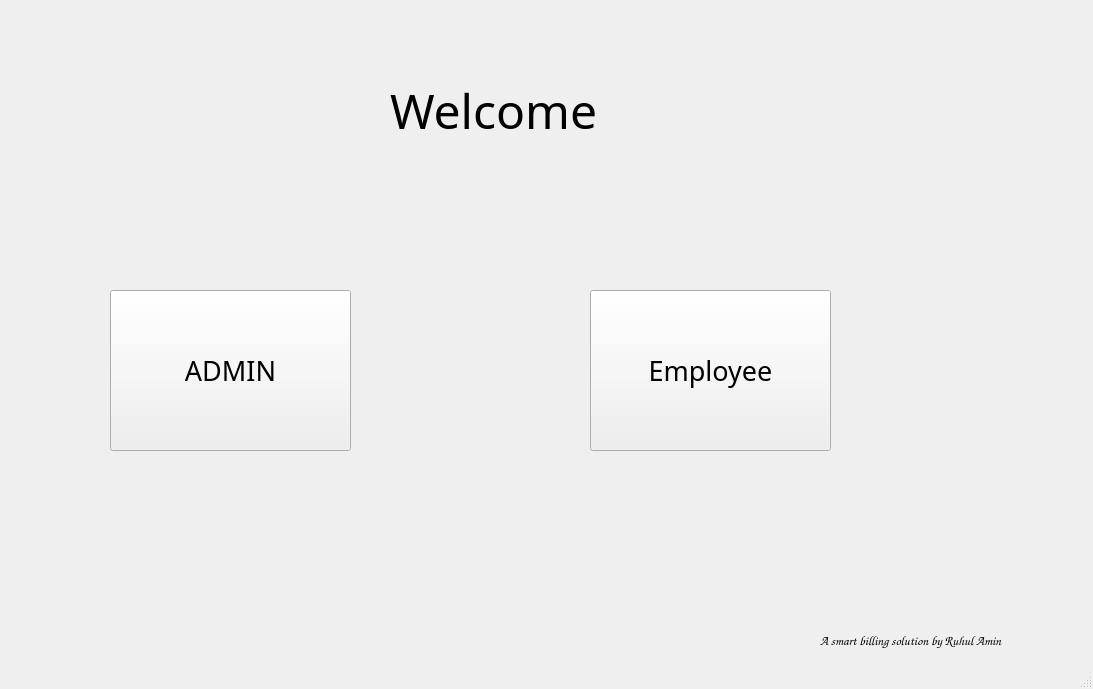
<?xml version="1.0" encoding="UTF-8"?>
<ui version="4.0">
 <class>MainWindow</class>
 <widget class="QMainWindow" name="MainWindow">
  <property name="geometry">
   <rect>
    <x>0</x>
    <y>0</y>
    <width>1093</width>
    <height>689</height>
   </rect>
  </property>
  <property name="mouseTracking">
   <bool>false</bool>
  </property>
  <property name="windowTitle">
   <string>MainWindow</string>
  </property>
  <property name="layoutDirection">
   <enum>Qt::LeftToRight</enum>
  </property>
  <property name="styleSheet">
   <string notr="true"/>
  </property>
  <widget class="QWidget" name="centralwidget">
   <widget class="QLabel" name="label">
    <property name="geometry">
     <rect>
      <x>390</x>
      <y>40</y>
      <width>251</width>
      <height>141</height>
     </rect>
    </property>
    <property name="font">
     <font>
      <family>Showcard Gothic</family>
      <pointsize>36</pointsize>
     </font>
    </property>
    <property name="text">
     <string>Welcome </string>
    </property>
   </widget>
   <widget class="QLabel" name="label_2">
    <property name="geometry">
     <rect>
      <x>820</x>
      <y>620</y>
      <width>241</width>
      <height>41</height>
     </rect>
    </property>
    <property name="font">
     <font>
      <family>Comic Sans MS</family>
      <pointsize>10</pointsize>
     </font>
    </property>
    <property name="text">
     <string>A smart billing solution by Ruhul Amin</string>
    </property>
   </widget>
   <widget class="QPushButton" name="pushButton">
    <property name="geometry">
     <rect>
      <x>110</x>
      <y>290</y>
      <width>241</width>
      <height>161</height>
     </rect>
    </property>
    <property name="font">
     <font>
      <family>Showcard Gothic</family>
      <pointsize>20</pointsize>
     </font>
    </property>
    <property name="styleSheet">
     <string notr="true">label.setStyleSheet(“background-image : url(image.jpg)”;)</string>
    </property>
    <property name="text">
     <string>ADMIN</string>
    </property>
    <property name="checkable">
     <bool>false</bool>
    </property>
    <property name="autoDefault">
     <bool>false</bool>
    </property>
   </widget>
   <widget class="QPushButton" name="pushButton_2">
    <property name="geometry">
     <rect>
      <x>590</x>
      <y>290</y>
      <width>241</width>
      <height>161</height>
     </rect>
    </property>
    <property name="font">
     <font>
      <family>Showcard Gothic</family>
      <pointsize>20</pointsize>
     </font>
    </property>
    <property name="text">
     <string>Employee</string>
    </property>
   </widget>
  </widget>
  <widget class="QMenuBar" name="menubar">
   <property name="geometry">
    <rect>
     <x>0</x>
     <y>0</y>
     <width>1093</width>
     <height>21</height>
    </rect>
   </property>
  </widget>
  <widget class="QStatusBar" name="statusbar"/>
 </widget>
 <resources>
  <include location="calc/test.qrc"/>
 </resources>
 <connections/>
</ui>
